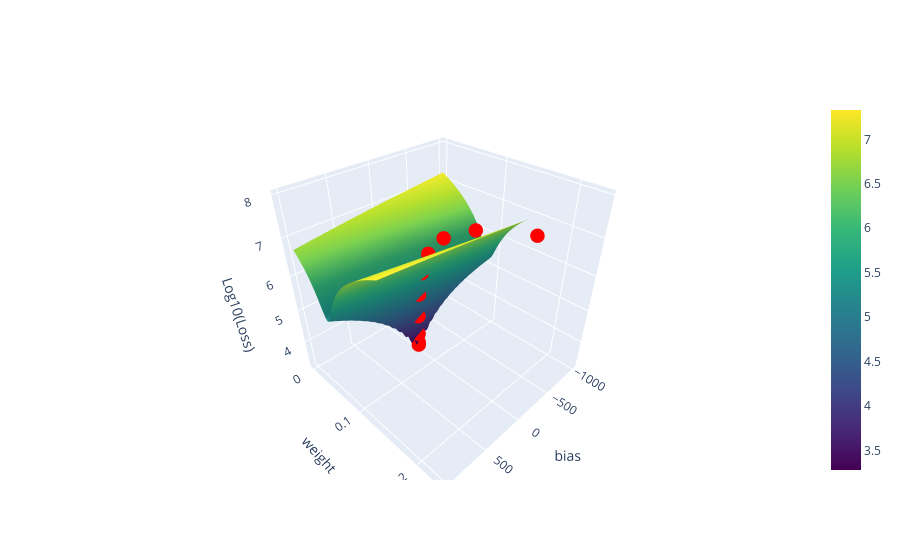

The code cell stored with this chart in its notebook:
### Code cell
fig.add_trace(go.Scatter3d(
    x=model_x,
    y=model_y,
    z=torch.log10(torch.tensor(loss_history)),
    mode='markers',
    marker=dict(
        color='red',
        symbol='circle',
        size=5
    ),
    name='Points loss'
))

fig.update_layout(
    scene=dict(
        xaxis_title='bias',
        yaxis_title='weight',
        zaxis_title='Log10(Loss)'
    )
)

fig.show()

### Figure 1 — Plotly figure (JSON) as saved in the notebook; plotly's stock layout.template omitted (floating-point values rounded to 4 significant figures; data arrays with more than 128 entries replaced by an {"elided": "..."} marker saying what was removed)
{"data": [{"colorscale": [[0, "#440154"], [0.1111, "#482878"], [0.2222, "#3e4989"], [0.3333, "#31688e"], [0.4444, "#26828e"], [0.5556, "#1f9e89"], [0.6667, "#35b779"], [0.7778, "#6ece58"], [0.8889, "#b5de2b"], [1, "#fde725"]], "type": "surface", "x": {"elided": "100x100 float values"}, "y": {"elided": "100x100 float values"}, "z": {"elided": "100x100 float values"}}, {"marker": {"color": "red", "size": 5, "symbol": "circle"}, "mode": "markers", "name": "Points loss", "type": "scatter3d", "x": [-1.011, -1.084, -1.129, -1.155, -1.168, -1.174, -1.177, -1.178, -1.178, -1.178, -1.178, -1.178, -1.178, -1.178, -1.178, -1.178, -1.178, -1.178, -1.178, -1.178], "y": [0.2321, 0.1613, 0.1165, 0.09164, 0.07897, 0.07295, 0.07026, 0.06915, 0.06873, 0.06858, 0.06854, 0.06853, 0.06853, 0.06853, 0.06853, 0.06853, 0.06853, 0.06853, 0.06854, 0.06854], "z": [7.954, 7.528, 6.998, 6.398, 5.744, 5.042, 4.32, 3.697, 3.388, 3.315, 3.302, 3.3, 3.299, 3.299, 3.3, 3.3, 3.301, 3.301, 3.301, 3.302]}], "layout": {"scene": {"xaxis": {"title": {"text": "bias"}}, "yaxis": {"title": {"text": "weight"}}, "zaxis": {"title": {"text": "Log10(Loss)"}}}}}
